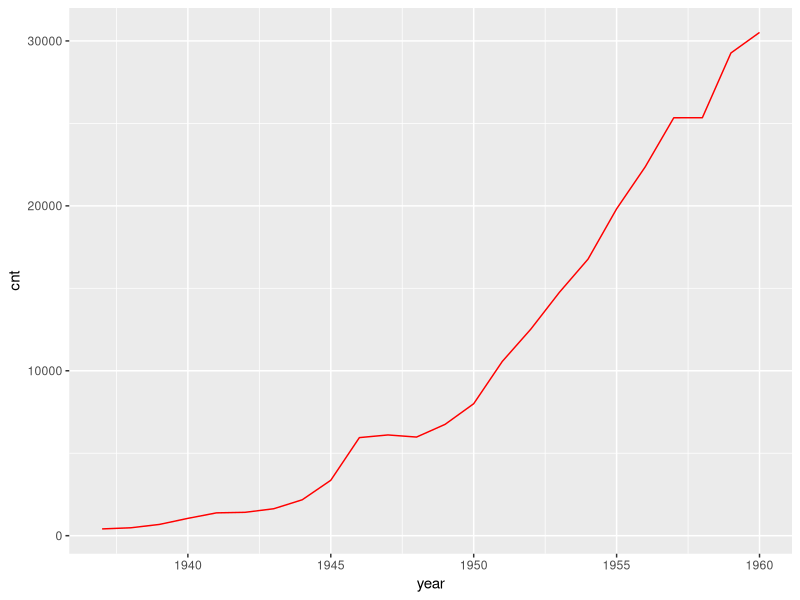

This figure's R source:
library(ggplot2)

year <- 1937:1960
cnt <- as.vector(airmiles)
df <- data.frame(year,cnt)              # 데이터 준비
head(df)

ggplot(data=df, aes(x=year,y=cnt)) +    # 선그래프 작성
  geom_line(col='red') 